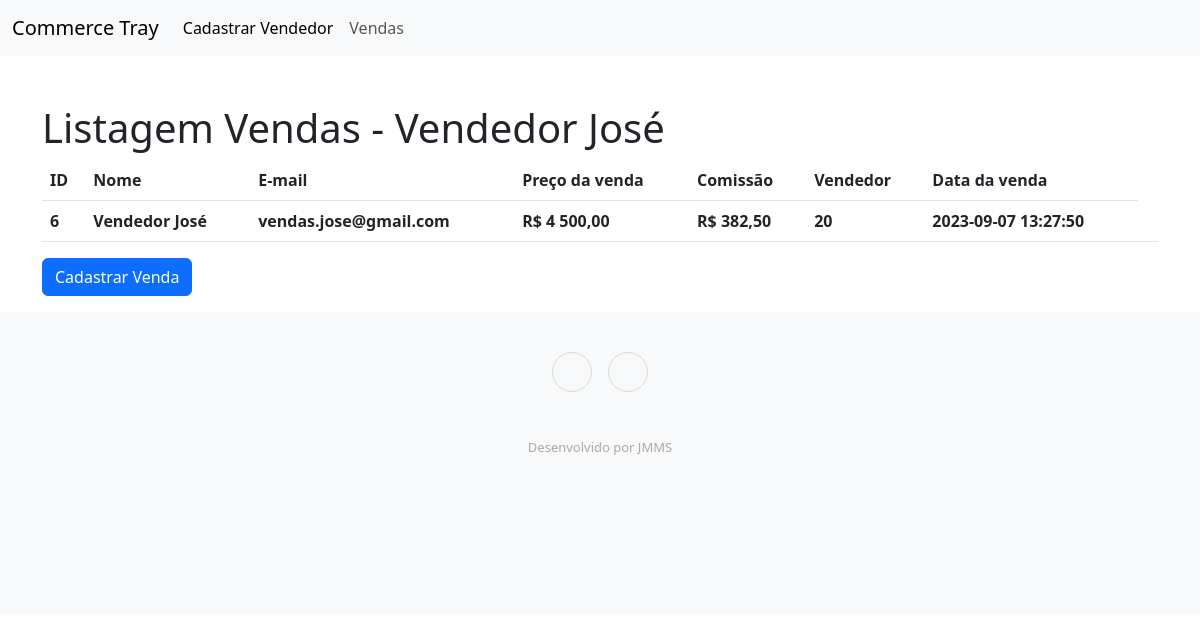
/ver_vendas.php?id=20, run on the app's committed database.
### tables this page shows
CREATE TABLE IF NOT EXISTS `sellers` (
  `id` int NOT NULL AUTO_INCREMENT,
  `seller_name` varchar(255) NOT NULL,
  `seller_email` varchar(255) NOT NULL,
  `created_at` timestamp NOT NULL,
  PRIMARY KEY (`id`)
);

CREATE TABLE IF NOT EXISTS `sales` (
  `sales_id` int NOT NULL AUTO_INCREMENT,
  `sales_price` varchar(255) NOT NULL,
  `sales_commission` varchar(255) NOT NULL,
  `seller_id` int NOT NULL,
  `created_at` timestamp NOT NULL,
  PRIMARY KEY (`sales_id`)
);

### models/sales.php (called while the page is built, shortened)
<?php
function buscar_vendas_por_vendedor($id) {
    $lista = [];
    $sql = $GLOBALS['pdo']->query("SELECT * FROM sales WHERE seller_id = {$id}");
    if($sql->rowCount() > 0) {
        $lista = $sql->fetchAll(PDO::FETCH_ASSOC);
    }
    return $lista;
}
function buscar_nome_email_por_vendedor($id) {
    $lista = [];
    $sql = $GLOBALS['pdo']->query("SELECT seller_name, seller_email
                                    FROM sellers
                                    INNER JOIN sales
                                    ON sellers.id = sales.seller_id WHERE seller_id = {$id}");
    if($sql->rowCount() > 0) {
        $lista = $sql->fetchAll(PDO::FETCH_ASSOC);
    }
    return $lista;
}
?>

### ver_vendas.php (the view, shortened to what this page needs)
<?php require 'app/config.php';
require 'models/sales.php';
$id_vendedor = filter_input(INPUT_GET, 'id');
$lista_nome_email_vendedor = buscar_nome_email_por_vendedor($id_vendedor);
$listagem = reset($lista_nome_email_vendedor);
$lista = buscar_vendas_por_vendedor($id_vendedor);
?>
<!doctype html>
<html lang="pt-br">
  <head>
    <?php include_once("includes/head.php"); ?>
  </head>
  <body>
    <?php include_once("includes/nav.php"); ?>
    <div class="container">
        <div class="row">
            <div class="col mt-5">
                <h1>Listagem Vendas - <?= $listagem > 0 ? $listagem['seller_name'] : '';?></h1>
                <table class="table">
                    <thead>
                        <tr>
                        <th scope="col">ID</th>
                        <th scope="col">Nome</th>
                        <th scope="col">E-mail</th>
                        <th scope="col">Preço da venda</th>
                        <th scope="col">Comissão</th>
                        <th scope="col">Vendedor</th>
                        <th scope="col">Data da venda</th>
                        </tr>
                    </thead>
                <?php foreach($lista as $sale): ?>
                    <tbody>
                        <tr>
                        <th scope="row"><?=$sale["sales_id"]; ?></th>
                        <th scope="row"><?=$listagem["seller_name"]; ?></th>
                        <th scope="row"><?=$listagem["seller_email"]; ?></th>
                        <th scope="row">R$ <?=number_format($sale["sales_price"], 2, ',', ' '); ?></th>
                        <th scope="row">R$ <?=number_format($sale["sales_commission"], 2, ',', ' '); ?></th>
                        <th scope="row"><?=$sale["seller_id"]; ?></th>
                        <th scope="row"><?=$sale["created_at"]; ?></th>
                        <td>
                        </td>
                        </tr>
                    </tbody>
                <?php endforeach;?>
                </table>
                <div class="mb-3">
                <a href="cadastrar_venda.php" class='btn btn-primary'>Cadastrar Venda</a>
                </div>
            </div>
        </div>
    </div>
    <?php include_once("includes/footer.php"); ?>
  </body>
</html>

### data on the page
sellers: seller_name "Vendedor José"
sales: sales_id "6", seller.seller_name "Vendedor José", seller.seller_email "vendas.jose@gmail.com", sales_price "4 500,00", sales_commission "382,50", seller "20", created_at "2023-09-07 13:27:50"
